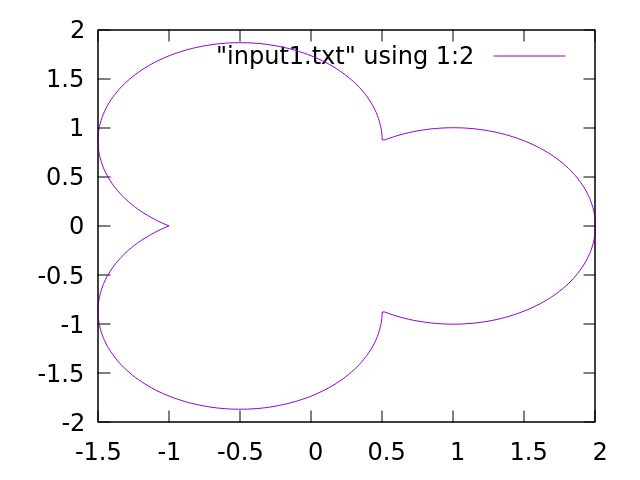
#> input picture Отчет/input1.png, 640 x 480 px
$ python make_collages.py
#> lines starting #> are read from the running program, lines starting #| are printed output that depends on the picture
"""Сборка коллажей из одиночных рисунков раздела 2 (вход/выход)."""
from PIL import Image, ImageDraw, ImageFont

FONT = "/System/Library/Fonts/Supplemental/Arial.ttf"
PANEL_W, PANEL_H = 640, 480
LABEL_H = 46
GAP = 26
MARGIN = 26
BORDER = (200, 200, 200)


def panel(img_path, label):
#> called with img_path = 'input1.png', label = 'data3_1 · вход'
    img = Image.open(img_path).convert("RGB").resize((PANEL_W, PANEL_H), Image.LANCZOS)
#> img is the input picture: PIL image 640x480 RGB; mean R, G, B 249.3, 248.7, 249.6
    cell = Image.new("RGB", (PANEL_W, PANEL_H + LABEL_H), "white")
#> cell: PIL image 640x526 RGB; every value is 255
    cell.paste(img, (0, 0))
    d = ImageDraw.Draw(cell)
    d.rectangle([0, 0, PANEL_W - 1, PANEL_H + LABEL_H - 1], outline=BORDER, width=2)
    f = ImageFont.truetype(FONT, 24)
    d.text((PANEL_W // 2, PANEL_H + LABEL_H // 2), label, fill=(70, 70, 70), font=f, anchor="mm")
    return cell


def collage(rows, out):
    cells = [(panel(i, f"{name} · вход"), panel(o, f"{name} · результат")) for i, o, name in rows]
#> call 2 of panel, with img_path = 'output1.png', label = 'data3_1 · результат'
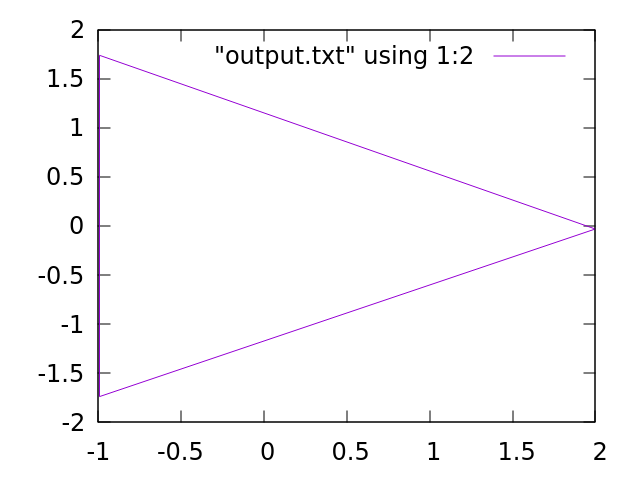
#> input picture Отчет/output1.png, 640 x 480 px
#> in panel, img is the input picture: PIL image 640x480 RGB; mean R, G, B 249.4, 248.8, 249.7
#> call 3 of panel, with img_path = 'input2.png', label = 'data3_2 · вход'
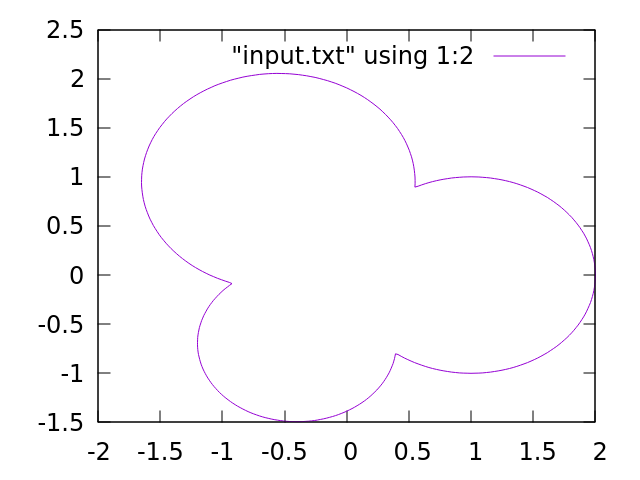
#> input picture Отчет/input2.png, 640 x 480 px
#> in panel, img is the input picture: PIL image 640x480 RGB; mean R, G, B 249.3, 248.7, 249.5
#> in panel (call 3), `cell.paste(img, (0, 0))`:
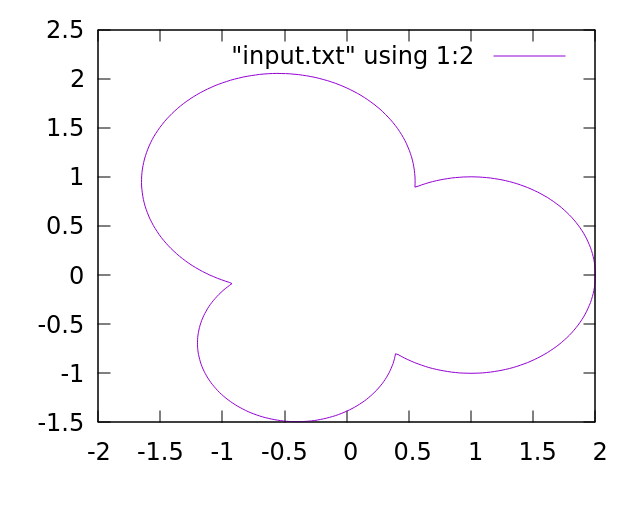
#> cell: PIL image 640x526 RGB; mean R, G, B 249.8, 249.2, 250
#> call 4 of panel, with img_path = 'output2.png', label = 'data3_2 · результат'
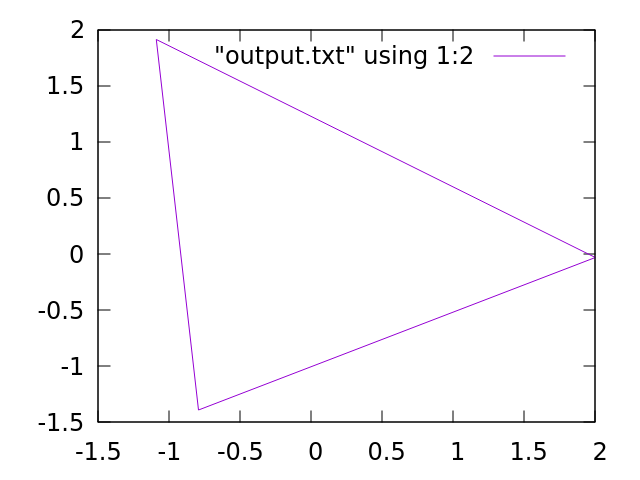
#> input picture Отчет/output2.png, 640 x 480 px
#> in panel, img is the input picture: PIL image 640x480 RGB; mean R, G, B 249.4, 248.8, 249.7
#> in panel (call 4), `cell.paste(img, (0, 0))`:
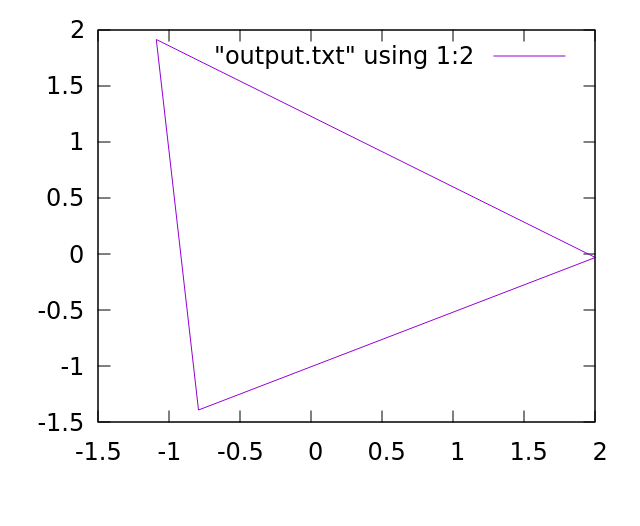
#> cell: PIL image 640x526 RGB; mean R, G, B 249.9, 249.3, 250.1
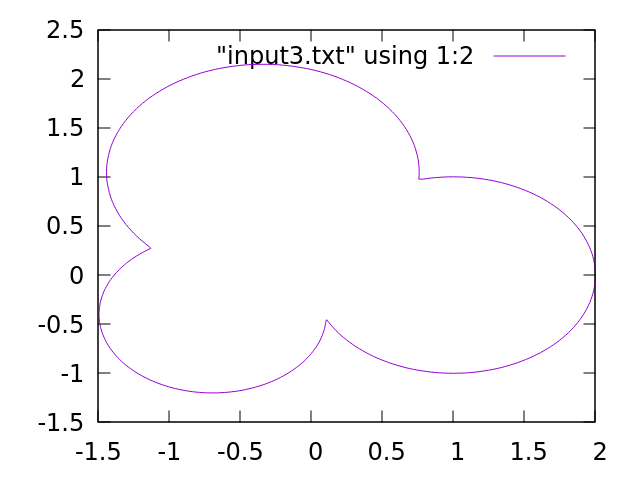
#> input picture Отчет/input3.png, 640 x 480 px
#> in panel, img is the input picture: PIL image 640x480 RGB; mean R, G, B 249.2, 248.6, 249.5
#> in panel (call 5), `cell.paste(img, (0, 0))`:
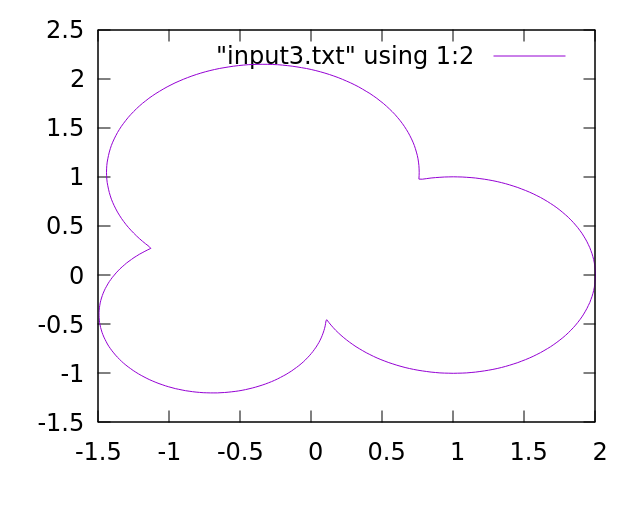
#> cell: PIL image 640x526 RGB; mean R, G, B 249.8, 249.2, 250
    n = len(cells)
    w = MARGIN * 2 + PANEL_W * 2 + GAP
    h = MARGIN * 2 + n * (PANEL_H + LABEL_H) + (n - 1) * GAP
    canvas = Image.new("RGB", (w, h), "white")
    for r, (left, right) in enumerate(cells):
        y = MARGIN + r * (PANEL_H + LABEL_H + GAP)
        canvas.paste(left, (MARGIN, y))
        canvas.paste(right, (MARGIN + PANEL_W + GAP, y))
    canvas.save(out)
    print(out, canvas.size)


if __name__ == "__main__":
#> (the run stopped early here; a loop or call above may not have finished)
